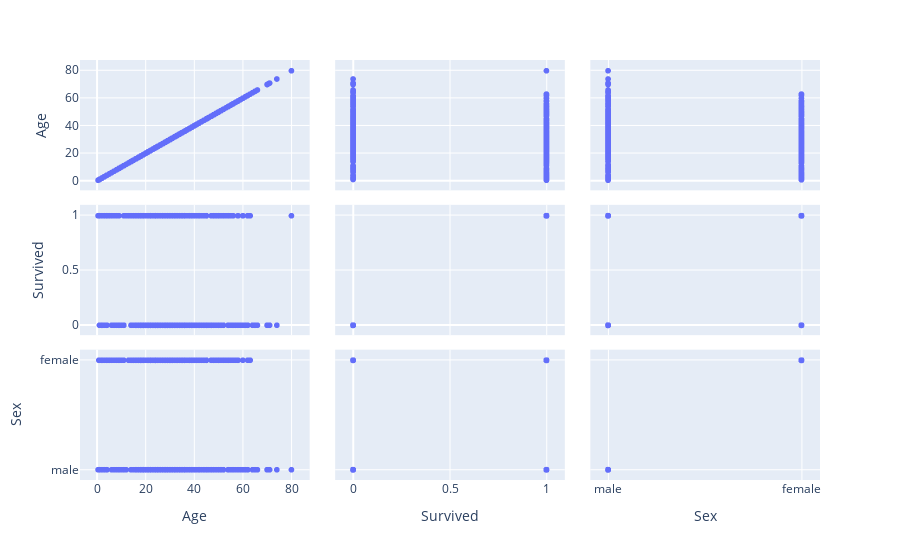

Write notebook code for a chart like this one.
### Code cell
grafico = px.scatter_matrix(df_train, dimensions=['Age', 'Survived', 'Sex'])
grafico.show()

### Figure 1 — Plotly figure (JSON) as saved in the notebook; plotly's stock layout.template omitted (floating-point values rounded to 4 significant figures; data arrays with more than 128 entries replaced by an {"elided": "..."} marker saying what was removed)
{"data": [{"dimensions": [{"axis": {"matches": true}, "label": "Age", "values": {"elided": "891 float values"}}, {"axis": {"matches": true}, "label": "Survived", "values": {"elided": "891 int values"}}, {"axis": {"matches": true}, "label": "Sex", "values": {"elided": "891 str values"}}], "hovertemplate": "%{xaxis.title.text}=%{x}<br>%{yaxis.title.text}=%{y}<extra></extra>", "legendgroup": "", "marker": {"color": "#636efa", "symbol": "circle"}, "name": "", "showlegend": false, "type": "splom"}], "layout": {"dragmode": "select", "legend": {"tracegroupgap": 0}, "margin": {"t": 60}}}
